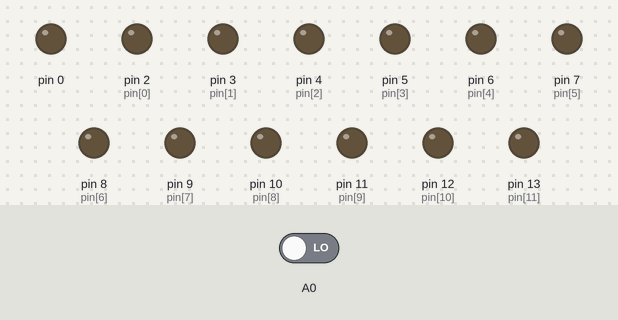
A sketch run on a simulated Arduino Uno, built with avr-gcc and run on an emulated ATmega328P. On the bench: output pins drawn as LEDs (lit = HIGH). The inputs (shaded band) are chosen by the test bench; at power-on: A0 LOW.

Above: at 1.2 s.
1.3 s: A0 driven HIGH
At 1.4 s:
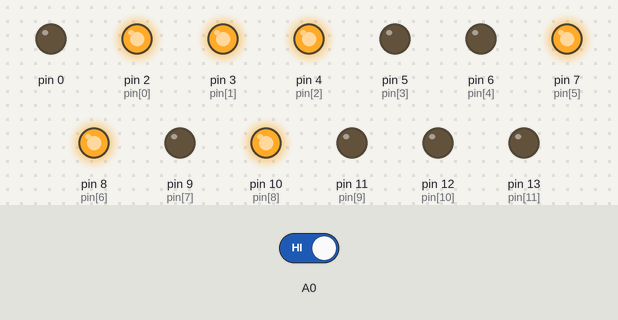
At 14.9 s:
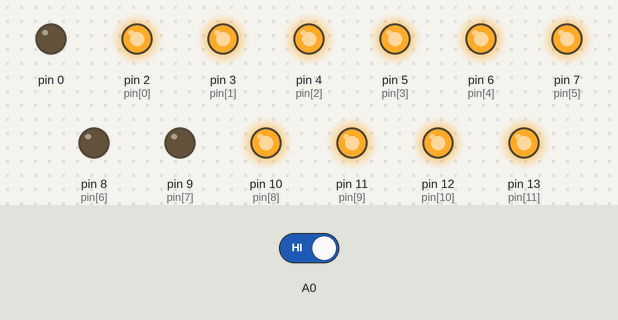
Timing chart, 0 to 19.3 s (numbered marks = the images above; inputs shaded):
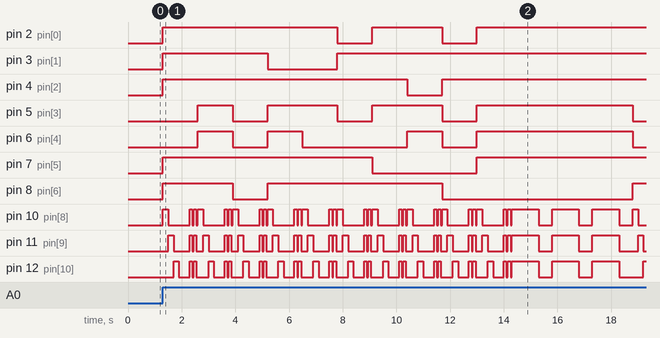

Measured:
- after the input at 1.3 s, pin 2 (pin[0]): goes HIGH 6.5 s, LOW 1.3 s, HIGH 2.6 s, LOW 1.3 s, then HIGH, starting at once; pin 3 (pin[1]): LOW → HIGH at once, → LOW 3.9 s later, → HIGH 2.6 s later

The sketch:

sketch_sep22a.ino
```cpp
int pin[12] = {2,3,4,5,6,7,8,9,10,11,12,13};
int out[10][8]={
  {1,1,1,1,1,1,0,0},
  {0,1,1,0,0,0,0,0},
  {1,1,0,1,1,0,1,0},
  {1,1,1,1,0,0,1,0},
  {0,1,1,0,0,1,1,0},
  {1,0,1,1,0,1,1,0},
  {1,0,1,1,1,1,1,0},
  {1,1,1,0,0,1,0,0},
  {1,1,1,1,1,1,1,0},
  {1,1,1,0,0,1,1,0},
  };
void setup() {
  for(int i=0;i<15;i++){
    pinMode(pin[i],OUTPUT);
  }
  pinMode(A0,INPUT);
}
void play(){
  for(int i=9;i>-1;i--){

    for(int j=0;j<8;j++)
    {
      digitalWrite(pin[j],0);
    }
    for(int j=0;j<8;j++)
    {
      digitalWrite(pin[j],int(out[i][j]));
    }
    for(int j=10;j<14;j++){
      digitalWrite(j,1);
      delay(200);
      digitalWrite(j,0);
    }
    delay(200);
    for(int k=0;k<2;k++){
      for(int j=10;j<14;j++){
        digitalWrite(j,1);
      }
      delay(100);
      for(int j=10;j<14;j++){
        digitalWrite(j,0);
      }
      delay(50);
    }
  }
}
void loop() {
/*  char out[] = {3,3,4,5};
  for(int i=0;i<10;i++){
    for(int j=0;j<8;j++)
    {
      digitalWrite(int(out[i][j]),LOW);
    }
*/
int state = digitalRead(A0);
  if(state == HIGH){
    play();
    for(int k=0;k<3;k++){
      for(int j=10;j<14;j++){
        digitalWrite(j,1);
      }
      delay(1000);
      for(int j=10;j<14;j++){
        digitalWrite(j,0);
      }
      delay(500);
    }
  }
}
```
